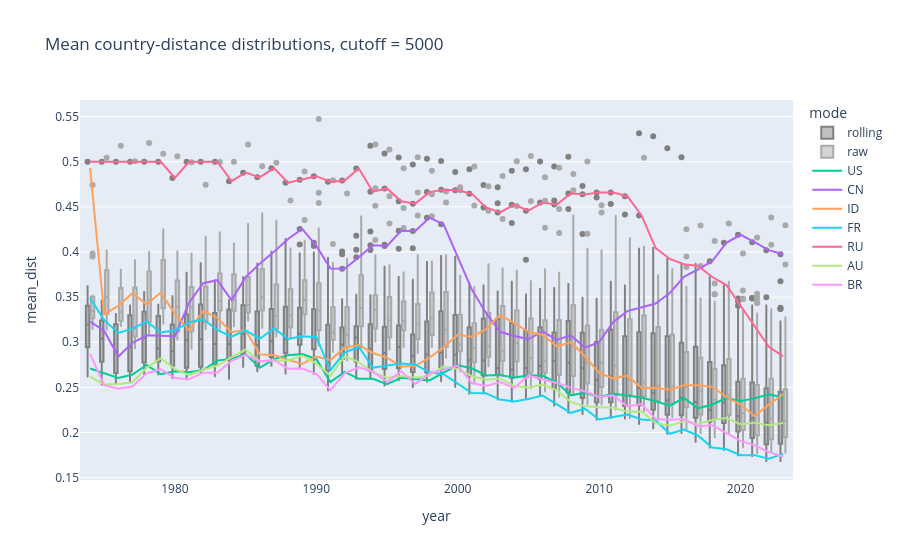

The notebook cell this image was saved under:
### Code cell
country_list = ["US", "CN", "ID", "FR", "RU", "AU", "BR"]

cutoff = 5000

df_plot = pd.concat([df_dist_rolling_yearly.median(axis=1).to_frame("mean_dist").assign(mode="rolling"),
           df_dist_yearly.median(axis=1).to_frame("mean_dist").assign(mode="raw")], axis=0).merge(df_cutoff, left_index=True, right_index=True).reset_index()

fig = px.box(
    df_plot.query("cutoff_roll_"+str(cutoff)+" == 1"),
    x="year",
    y="mean_dist",
    color="mode",
    title=f"Mean country-distance distributions, cutoff = {cutoff}",
    hover_data=["country"],
    color_discrete_map={
        "rolling": "grey",
        "raw": "darkgrey"
    }
)
mode_rolling = "rolling"
for country in country_list:
    fig.add_scatter(
        x=df_plot.query("country == @country and mode == @mode_rolling and mean_dist > 0").year,
        y=df_plot.query("country == @country and mode == @mode_rolling and mean_dist > 0").mean_dist,
        mode="lines",
        name=country,
        # line=dict(width=3)
    )
fig.show()
